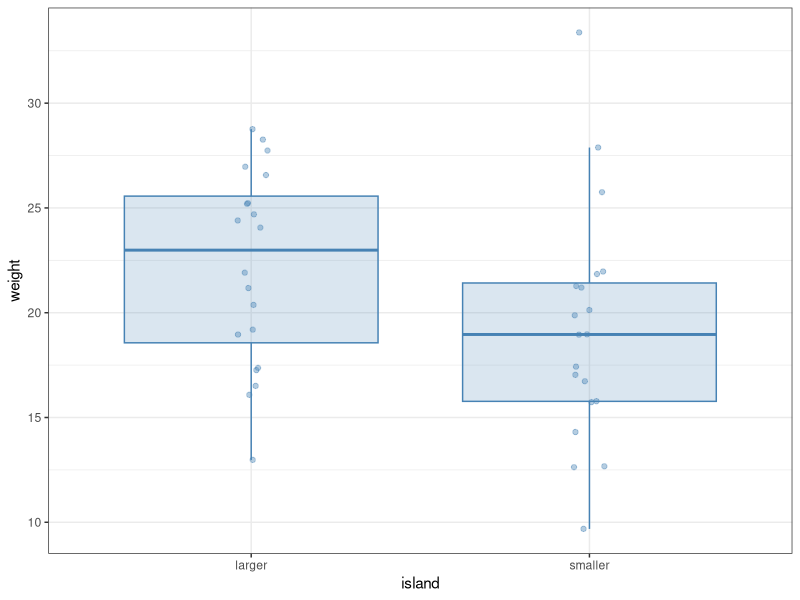
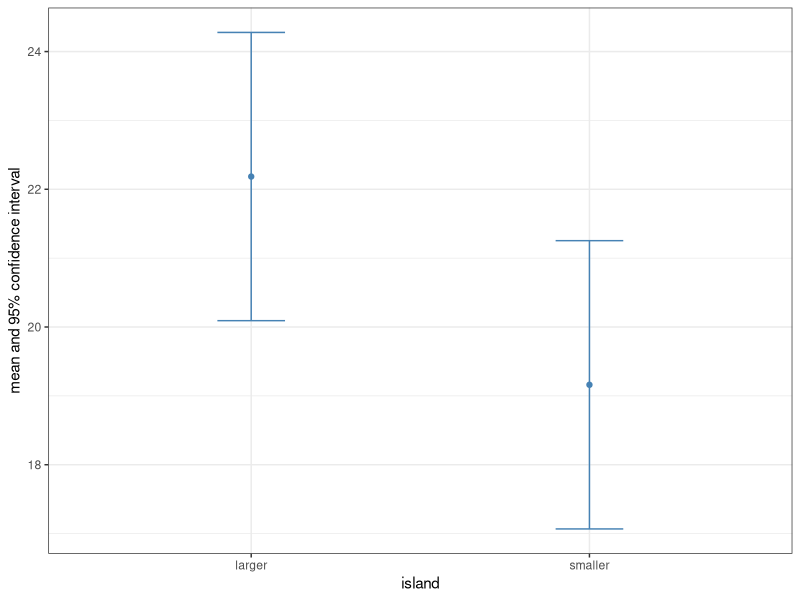
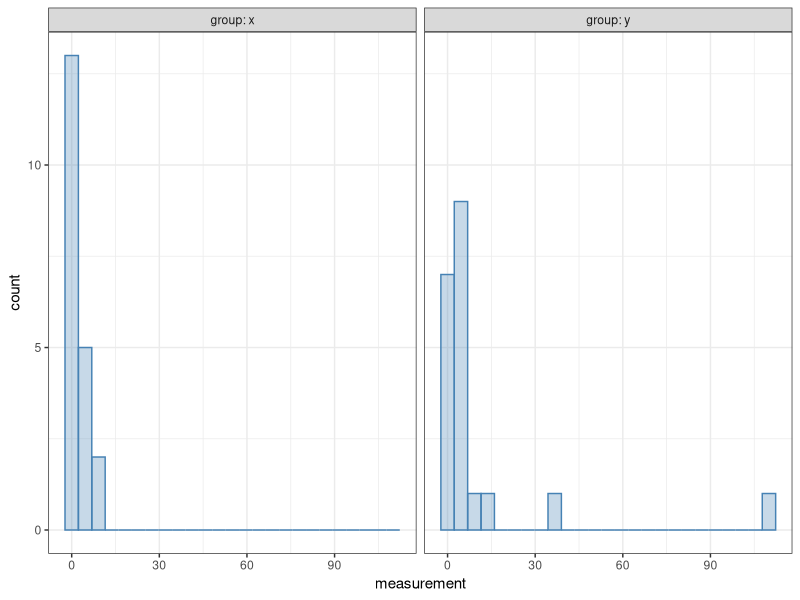

Write the R code that produced these figures, in order.
## ---- chunk 1
#| message: false
library(tidyverse)

bird <- read_csv("t_test_example.csv")
print(bird, n = Inf)
## ---- chunk 2
ggplot(bird) +
  aes(x = island, y = weight) +
  geom_boxplot(colour = "steelblue", fill = "steelblue",
               alpha = 0.2, outlier.shape = NA) +
  geom_jitter(alpha = 0.4, width = 0.05, colour = "steelblue") +
  theme_bw()
## ---- chunk 3
bird %>%
  group_by(island) %>%
  summarise(mean = mean(weight), median = median(weight))
## ---- chunk 4
bird %>%
  group_by(island) %>%
  summarise(mean = mean(weight), # Means of the two groups
            sd = sd(weight), # Standard deviations
            N = n(), # Sample sizes
            SEM = sd / sqrt(N), # Standard errors of the means
            CI = qt(0.975, N - 1)) %>% # Confidence intervals
  ungroup() %>% # Ungroup the data (not necessary here, but a good habit)
  ggplot(aes(x = island, y = mean, ymin = mean - CI, ymax = mean + CI)) +
  geom_point(colour = "steelblue") +
  geom_errorbar(colour = "steelblue", width = 0.2) +
  ylab("mean and 95% confidence interval") +
  theme_bw()
## ---- chunk 5
wilcox.test(weight ~ island, data = bird)
## ---- chunk 6
wilcox.test(weight ~ island, data = bird, conf.int = TRUE)
## ---- chunk 7
wilcox.test(weight ~ island, data = bird, conf.int = TRUE, conf.level = 0.99)
## ---- chunk 8
t.test(weight ~ island, data = bird)
## ---- chunk 9
t.test(weight ~ island, data = bird, conf.level = 0.99)
## ---- chunk 10
#| message: false
example <- read_csv("t_wilcox_example.csv")

ggplot(example, aes(x = measurement)) +
  geom_histogram(bins = 25, alpha = 0.3,
                 colour = "steelblue", fill = "steelblue") +
  facet_wrap(~ group, labeller = label_both) +
  theme_bw()
## ---- chunk 11
t.test(measurement ~ group, data = example)
## ---- chunk 12
wilcox.test(measurement ~ group, data = example, conf.int = TRUE)
